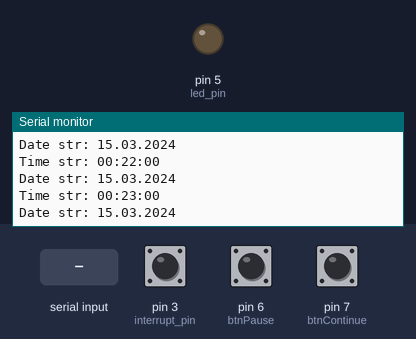
This sketch was run on a simulated Arduino Uno, built with avr-gcc and run on an emulated ATmega328P. Shown: output pins drawn as LEDs (lit = HIGH), the last lines printed to the serial monitor. Inputs (shaded band) come from the test bench; at power-on: pin 3 (interrupt_pin) LOW, pin 6 (btnPause) LOW, pin 7 (btnContinue) LOW. The local clock reads 2024-03-15 10:24:30 at power-on unless the sketch sets it; storage starts empty.

Above: at 1.2 s.
1.3 s: pin 3 (interrupt_pin) pulled HIGH for 0.15 s
3.0 s: pin 6 (btnPause) pulled HIGH for 0.15 s
At 4.3 s:
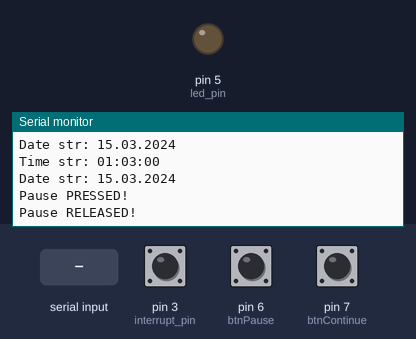
4.7 s: pin 7 (btnContinue) pulled HIGH for 0.15 s
At 5.8 s:
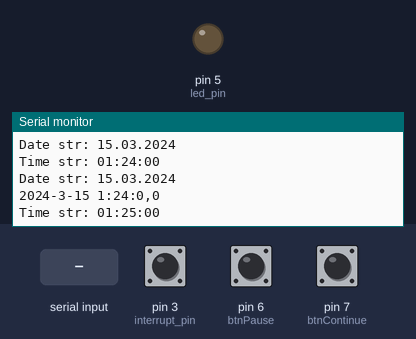
6.3 s: "90,45\n" received over Serial
7.9 s: byte 100 (RTC_GET_DATE) received over Serial
10.9 s: byte 116 (RTC_GET_TIME) received over Serial
Timing chart, 0 to 13.9 s (numbered marks = the images above; inputs shaded):
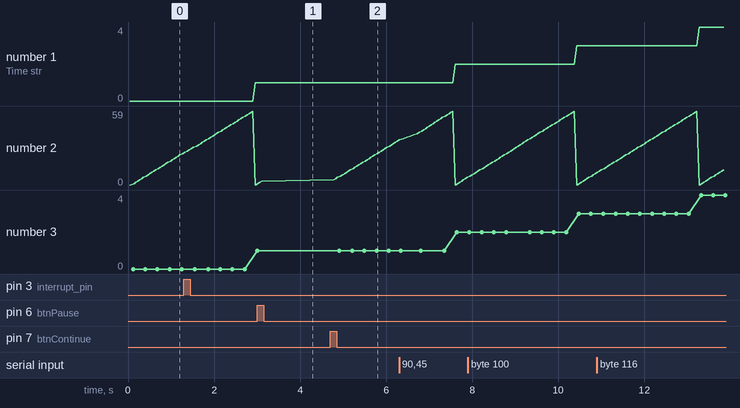

Measured:
- after the input at 4.7 s, the serial monitor: prints a new line after 0.05 s (image 2)

The sketch:

pro_mini_centralised_file_test.ino
```cpp
/* Name:    Djordje Vujic
   Mail:    djordjevujic@yahoo.com
   github:  djordjevujic
   Title:   Code for testing mouse (animal) activity and logging data into SD card
*/
#include <SPI.h>
#include <SdFat.h>
#include <DS3231.h>

//include serial while debug mode is ON
#define DEBUG 6
#define EVERY_X_MINUTES 6
#define RTC_SET_YEAR 'Y'
#define RTC_SET_MONTH 'M'
#define RTC_SET_DAY 'D'
#define RTC_SET_HOUR 'H'
#define RTC_SET_MIN 'm'
#define RTC_SET_SECONDS 's'
#define RTC_GET_DATE 'd'
#define RTC_GET_TIME 't'

#define PRESSED 1
#define RELEASED 0

//SD Card
SdFat SD;
File myFile;

//RTC Clock
DS3231  rtc(SDA, SCL);
Time t;
Time temp_time;

//Testing existence of minute string in case of power losing

//@todo -> check if size of this string is OKAY
char line_str[20];     //Must hold one line as a field
size_t n;         //Length of returned field with delimiter

//This string has to be logged via serial port if something went wrong
char file_name[13] = "data_log.csv";
uint8_t string_len;
bool file_exists = false; //if file does not exist, then write date,
                          // time and cycles sections at begin of sheet
char uart_income_byte = 0;

//buttons
const int btnPause = 6; //on uno: 6
const int btnContinue = 7; //on uno: 7
uint8_t btn_pause_read = RELEASED;
uint8_t btn_cont_read = RELEASED;
uint8_t last_btn_pause_state = RELEASED;
uint8_t last_btn_cont_state = RELEASED;
uint8_t btn_pause_state = RELEASED;
uint8_t btn_cont_state = RELEASED;
boolean btn_state_changed = false;

boolean pause_flag = false;

unsigned long lastDebounceTime = 0;
unsigned long debounceDelay = 50;

//leds
uint8_t led_pin_pause = 8;
uint8_t led_pin_cont = 9;

//SD chip select pin
const int chipSelect = 10; //on uno: 4
bool sd_begin = false;

uint8_t last_min = -1;
uint8_t last_day = 0;
//@todo Check size of this array
uint8_t time_val[6];

//interrupt variables
const byte interrupt_pin = 3; //on uno: 2
volatile int num_cycles  = 0;
int result;
int result_old;
bool kp = true;

bool first_power_on  = true;
bool led_problem     = true;
const long interval = 500;
unsigned long previous_millis = 0;
const int led_pin =  5;
int led_state = LOW;


void setup() {

#ifdef DEBUG
  Serial.begin(9600);
#endif

  rtc.begin();
  //sertc.setDate(26, 9, 2018);
  pinMode(led_pin, OUTPUT);
  pinMode(btnPause, INPUT);
  pinMode(btnContinue, INPUT);

  attachInterrupt(digitalPinToInterrupt(interrupt_pin), cycle_increment, RISING);

  cli(); //disable interrupts
  sei(); //enable interrupts

  //SD card test
#ifdef DEBUG
  Serial.print("Initializing SD card...");
#endif
  // see if the card is present and can be initialized:
  do
  {
    sd_begin = SD.begin(chipSelect);
    if (sd_begin == false)
    {
      Serial.println("Card failed, or not present");
      //led_problem_blink();
      digitalWrite(led_pin_pause, HIGH);
      delay(900);
      digitalWrite(led_pin_pause, LOW);
  //    delay(600);
    }
  } while (sd_begin == false);
  led_problem = false;

#ifdef DEBUG
  Serial.println("card initialized.");
#endif
  if(pause_flag == false)
    digitalWrite(led_pin_cont, HIGH);

    //rtc.setDate(7, 10, 2018);
    temp_time = rtc.getTime();

    temp_time.min = 0;
    temp_time.hour = 0;
    temp_time.sec = 0;

    //rtc.setTime(temp_time.hour, temp_time.min, temp_time.sec);
    rtc.setTime(0, 0, 0);
}

void loop()
{
  // Setting temporary date and time

  #ifdef DEBUG
    uart_read_msg();
  #endif

  btn_pause_read = digitalRead(btnPause);
  btn_cont_read = digitalRead(btnContinue);

  //debouncing
  if(btn_pause_read != last_btn_pause_state)
  {
    lastDebounceTime = millis();
    btn_state_changed = true;
  }

  if((millis() - lastDebounceTime) > debounceDelay && btn_state_changed == true)
  {
    if(btn_pause_read != btn_pause_state)
    {
      btn_pause_state = btn_pause_read;
      if(btn_pause_state == PRESSED)
      {
        pause_flag = true;
        digitalWrite(led_pin_pause, HIGH);
        digitalWrite(led_pin_cont, LOW);
        #ifdef DEBUG
        Serial.println("Pause PRESSED!");
        #endif
      }
      if(btn_pause_state == RELEASED)
      {
        #ifdef DEBUG
        Serial.println("Pause RELEASED!");
        #endif
      }
      btn_state_changed = false;
    }
  }
  last_btn_pause_state = btn_pause_read;


  if(btn_cont_read != last_btn_cont_state)
  {
    lastDebounceTime = millis();
    btn_state_changed = true;
  }

  if((millis() - lastDebounceTime) > debounceDelay && btn_state_changed == true)
  {
    if(btn_cont_read != btn_cont_state)
    {
      btn_cont_state = btn_cont_read;
      if(btn_cont_state == PRESSED)
      {
        pause_flag = false;
        digitalWrite(led_pin_pause, LOW);
        digitalWrite(led_pin_cont, HIGH);
        #ifdef DEBUG
        Serial.println("cont PRESSED!");
        Serial.print("Pause_flag: ");
        Serial.println(pause_flag);
        #endif
      }
      if(btn_cont_state == RELEASED)
      {
        #ifdef DEBUG
        Serial.println("cont RELEASED!");
        #endif
      }
      btn_state_changed = false;
    }
  }
  last_btn_cont_state = btn_cont_read;

  //MAIN PART OF CODE
  if(pause_flag == true)
  {
    myFile.close();
  }
  else
  {

      rtc.setTime(temp_time.hour, temp_time.min, temp_time.sec);
      Serial.print("Time str: ");
      Serial.println(rtc.getTimeStr());

      rtc.setDate(temp_time.date, temp_time.mon, temp_time.year);
      Serial.print("Date str: ");
      Serial.println(rtc.getDateStr());


      t = rtc.getTime();

      // Setting temporary date and time for testing
      temp_time.min++;
      //Serial.print("Min: ");
      //Serial.println(temp_time.min);

      if(temp_time.min > 59)
      {
        temp_time.min = 0;
        temp_time.hour++;
        Serial.print("Hour: ");
        Serial.println(temp_time.hour);
      }

      if(temp_time.hour > 23)
      {
        temp_time.hour = 0;
        temp_time.date++;
        Serial.print("Date: ");
        Serial.println(temp_time.date);
      }


      temp_time.sec = 0;

      // led on pin 5 will blink if a problem occurs
      //led_problem_blink();
      //digitalWrite(led_pin, led_state);

      /*
      file_exists = SD.exists(file_name);
      Serial.print("File exists: ");
      Serial.println(file_exists);
      */
      myFile = SD.open(file_name, FILE_WRITE);
      if (!myFile)
      {
        led_problem = true;
        #ifdef DEBUG
        //Serial.println("SD file" + file_name + " didn't open correctly");
        #endif
      }

      else
      {
        #ifdef DEBUG
        //Serial.println("myFile OPEN OK");
        led_problem = false;
        #endif
      }

      myFile.close();

      last_day = t.date;

      if (first_power_on == true)
      {
        file_exists = SD.exists(file_name);
        Serial.print("File exists: ");
        Serial.println(file_exists);

        myFile = SD.open(file_name, FILE_WRITE);
        if (!myFile)
        {
          led_problem = true;
          #ifdef DEBUG
          //Serial.println("SD file" + file_name + " didn't open correctly");
          #endif
        }
        else
        {
          #ifdef DEBUG
          Serial.println("myFile OPEN OK");
          led_problem = false;
          #endif
        }

        first_power_on = false;
        myFile.rewind();

        //@todo -> this takes much time when file is long
        // Good option for debugging
        // Shows if file has too many lines!
        /*
        while (myFile.available() > 0)
        {
          n = readField(&myFile, line_str, sizeof(line_str), "\n");
          if (n == 0)
          {
            Serial.println("To few lines");
          }
          else
          {
            //Serial.print("Size of line_str: ");
            //Serial.println(n);
            Serial.print("line_str: ");
            Serial.println(line_str);
          }
        }
        */
        /*
        char *p   = line_str;
        uint8_t i = 0;

        //@todo -> delete everything with time_val

        while (*p)
        {
          if (isdigit(*p) && i < 6)
          {
            time_val[i] = strtol(p, &p, 10);
            Serial.print("timeVal[");
            Serial.print(i);
            Serial.print("]: ");
            Serial.println(time_val[i]);
            i++;
          }
          else
            p++;
        }
        */
      }

      //NAPRAVITI: Da se last_min cita iz neke datoteke na SD kartici, ili neko poredjenje i minuta i sata
      //@todo Added t.sec == 0 -> test it


      if ((t.min % EVERY_X_MINUTES == 0) && (t.sec == 0) && (t.min != last_min))
      {

        myFile = SD.open(file_name, FILE_WRITE);
        if(!myFile)
          led_problem = true;
        else
          led_problem = false;
        //This condition is for case of power losing.
        //Then, Arduino must first check logfile, and in case that there is not data
        //logged with the same hours and minutes, log the newest data.
        /*
        if (t.hour == time_val[0] && t.min == time_val[1])
        {
          //Serial.println("Hours and minutes are equal!");
          //delay(100);
        }
        */
//        else
//        {
          cli();    //disable interrupt

          myFile.print(String(t.year));
          myFile.print("-");

          if(t.mon < 10)
            myFile.print("0");
          myFile.print(String(t.mon));

          myFile.print("-");

          if(t.date < 10)
            myFile.print("0");
          myFile.print(String(t.date));

          myFile.print(" ");

          if(t.hour < 10)
            myFile.print("0");
          myFile.print(String(t.hour));

          myFile.print(":");

          if(t.min < 10)
            myFile.print("0");
          myFile.print(String(t.min));

          myFile.print(":");

          if(t.sec < 10)
            myFile.print("0");
          myFile.print(String(t.sec));

          myFile.print(",");

          myFile.println(String(num_cycles, DEC));


          #ifdef DEBUG

          Serial.print(String(t.year));
          Serial.print("-");
          Serial.print(String(t.mon));
          Serial.print("-");
          Serial.print(String(t.date));
          Serial.print(" ");
          Serial.print(String(t.hour));
          Serial.print(":");
          Serial.print(String(t.min));
          Serial.print(":");
          Serial.print(String(t.sec));

          Serial.print(",");

          Serial.println(String(num_cycles, DEC));
          #endif

          num_cycles = 0;
          sei();   //enable interrupt
          last_min = t.min;
          myFile.close();
 //       }
      }
  }
  //ako je sisnuto pause, zatvori datoteku


  //-------------------------------------------
  //Posle vratiti u if petlju minuta i optimizovati tu petlju (cli, sei) --> cli predugo zadrzava
  cli();
  result_old = result;
  result = num_cycles;
  sei();
  if (result_old != result)
  {
    Serial.print("Number of cycles: ");
    Serial.println(num_cycles);
  }
  //Serial.print("led_problem: ");
  //Serial.println(led_problem);
  //-----------------------------------------------
}

//Interrupt function
void cycle_increment()
{
  static unsigned long last_interrupt_time = 0;
  unsigned long interrupt_time = millis();

  if (kp == false)
  {
    last_interrupt_time = interrupt_time;
    kp = true;
  }

  if (digitalRead(interrupt_pin) && (kp == true) && (interrupt_time - last_interrupt_time > 200))
  {
    num_cycles++;
    kp = false;
  }
}

String dateStringPreparation(String str)
{
#ifdef DEBUG
  Serial.println(str);
#endif
  //obrada stringa
  str.remove(2, 1);
  str.remove(4, 1);
  str.remove(4, 1);
  str.remove(4, 1);
#ifdef DEBUG
  Serial.println("Modified string:");
  str += ".csv";
  Serial.println(str);
#endif

  return str;
}

//Function for reading one field from CSV file
size_t readField(File* file, char* str, size_t size, const char* delim) {
  char ch;
  size_t n = 0;
  while ((n + 1) < size && file->read(&ch, 1) == 1) {
    // Delete CR.
    if (ch == '\r') {
      continue;
    }
    str[n++] = ch;
    if (strchr(delim, ch)) {
      break;
    }
  }
  str[n] = '\0';
  return n;
}
void led_problem_blink()
{
  unsigned long current_millis = millis();

  if(led_problem == true && (current_millis - previous_millis >= interval))
  {
    previous_millis = current_millis;
    if(led_state == LOW)
    {
      led_state = HIGH;
    }
    else
    {
      led_state = LOW;
    }
  }
  else if(led_problem == false)
  {
    led_state = LOW;
  }
}

#ifdef DEBUG
//reads uart message, and sets date and time if user wants
//test function
  void uart_read_msg()
  {
    if (Serial.available() > 0)
    {
      uart_income_byte = Serial.read();

      //Serial.print("Byte: ");
      //Serial.println(uart_income_byte, DEC);

      switch(uart_income_byte)
      {
        case RTC_GET_DATE:
        {
          Serial.println(rtc.getDateStr());

          break;
        }

        case RTC_GET_TIME:
        {
          Serial.println(rtc.getTimeStr());

          break;
        }

        case RTC_SET_YEAR:
        {
           uint8_t nums[4];
           int year=0;
           int koef = 1000;
           int i=0;

           Serial.println("RTC SET YEAR");

           for(i=0; i<4; i++)
           {
              while(Serial.available() == 0);
              nums[i] = Serial.read() - 48;
              year += nums[i] * koef;
              koef /= 10;
              //Serial.print("Koef: ");
              //Serial.println(koef);
              //Serial.print("Year");
              //Serial.println(year);
           }
           t = rtc.getTime();
           t.year = year;

           rtc.setDate(t.date, t.mon, t.year);

           break;
        }


        // 'D'
        case RTC_SET_DAY:
        {
          Serial.println("RTC_SET_DAY");

          uint8_t inputBig = 0;
          uint8_t inputSmall = 0;

          Serial.println("RTC SET DAY");
          while(Serial.available() == 0);
          inputBig = Serial.read() - 48;

          while(Serial.available() == 0);
          inputSmall = Serial.read() - 48;

          t = rtc.getTime();
          t.date = inputBig*10 + inputSmall;
          rtc.setDate(t.date, t.mon, t.year);
          Serial.println(rtc.getDateStr());

          break;
        }

        // 'M'
        case RTC_SET_MONTH:
        {
          uint8_t inputBig = 0;
          uint8_t inputSmall = 0;

          Serial.println("RTC SET MONTH");
          while(Serial.available() == 0);
          inputBig = Serial.read() - 48;
          Serial.println(inputBig);

          while(Serial.available() == 0);
          inputSmall = Serial.read() - 48;
          Serial.println(inputSmall);

          t = rtc.getTime();
          t.mon = inputBig*10 + inputSmall;
          rtc.setDate(t.date, t.mon, t.year);
          Serial.println(rtc.getDateStr());

          break;
        }

        // 'H'
        case RTC_SET_HOUR:
        {
          uint8_t hourBig = 0;
          uint8_t hourSmall = 0;

          Serial.println("RTC SET HOUR");
          while(Serial.available() == 0);
          hourBig = Serial.read() - 48;

          while(Serial.available() == 0);
          hourSmall = Serial.read() - 48;

          t = rtc.getTime();
          t.hour = hourBig*10 + hourSmall;
          rtc.setTime(t.hour, t.min, t.sec);
          Serial.println(rtc.getTimeStr());

          break;
        }

        // 'm'
        case RTC_SET_MIN:
        {
          uint8_t minutesBig = 0;
          uint8_t minutesSmall = 0;

          Serial.println("RTC SET MINUTES");
          while(Serial.available() == 0);
          minutesBig = Serial.read() - 48;

          while(Serial.available() == 0);
          minutesSmall = Serial.read() - 48;

          t = rtc.getTime();
          t.min = minutesBig*10 + minutesSmall;
          rtc.setTime(t.hour, t.min, t.sec);
          Serial.println(rtc.getTimeStr());

          break;
        }

        // 's'
        case RTC_SET_SECONDS:
        {
          uint8_t inputBig = 0;
          uint8_t inputSmall = 0;

          Serial.println("RTC SET SECONDS");
          while(Serial.available() == 0);
          inputBig = Serial.read() - 48;

          while(Serial.available() == 0);
          inputSmall = Serial.read() - 48;

          t = rtc.getTime();
          t.sec = inputBig*10 + inputSmall;
          rtc.setTime(t.hour, t.min, t.sec);
          Serial.println(rtc.getTimeStr());

          break;
        }

        //Enter
        case 10:
        {
          break;
        }

        default:
        {
          Serial.println("Unknown message (uart_read_msg())");
          break;
        }
      }
    }
  }
#endif
```
